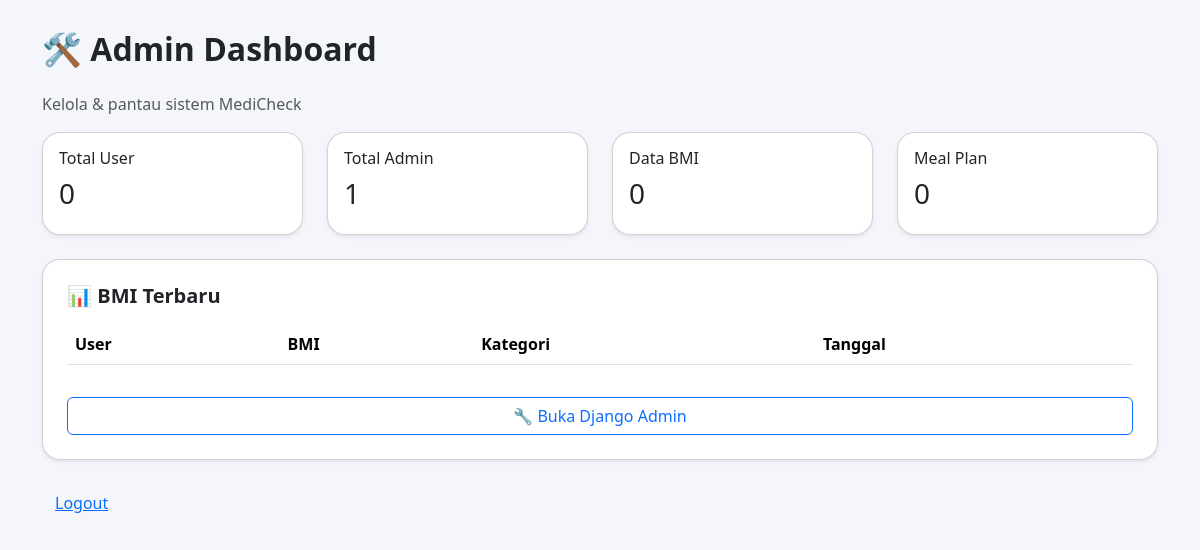
Page /accounts/admin-dashboard/ (signed in) on the earlier database version.
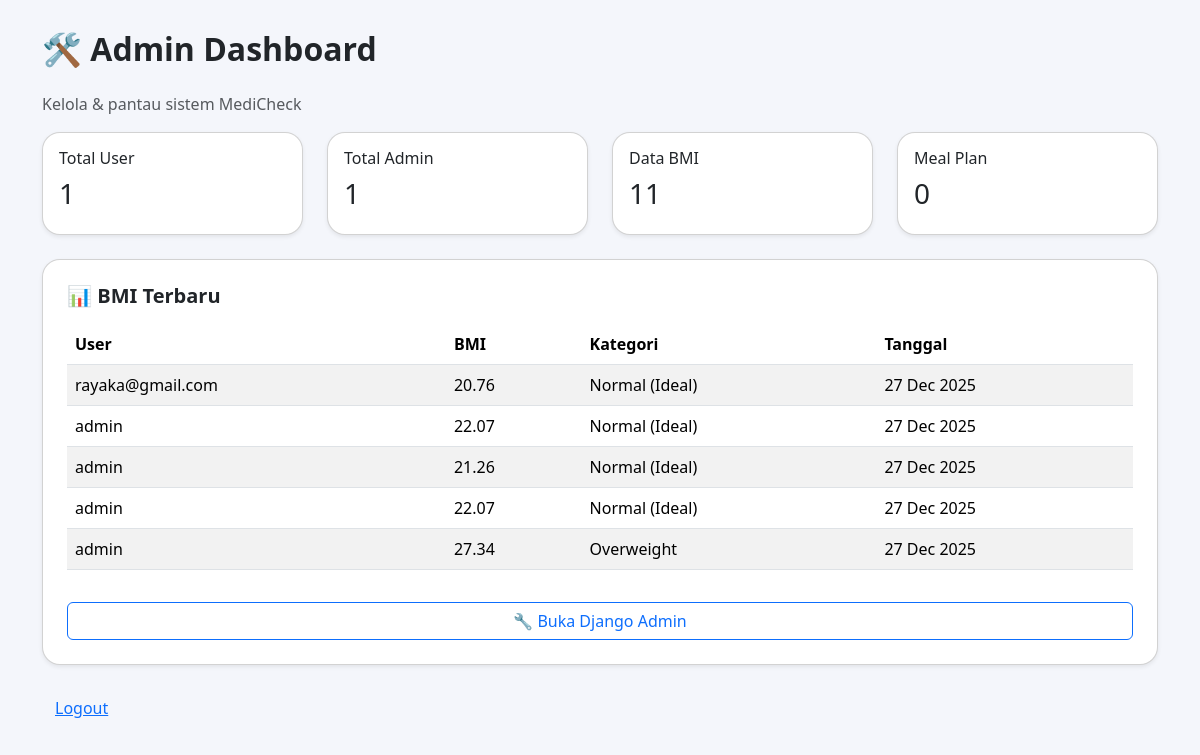
Same page on the later database version.
### accounts/models.py (models this page shows, shortened)
class BMIResult(models.Model):
    user = models.ForeignKey(User, on_delete=models.CASCADE)
    berat = models.FloatField()
    tinggi = models.FloatField()
    bmi = models.FloatField()
    kategori = models.CharField(max_length=50)
    riwayat_input = models.TextField()
    penyakit_terdeteksi = models.TextField()
    rekomendasi = models.TextField()
    created_at = models.DateTimeField(auto_now_add=True)

### accounts/views.py (the view)
# urls.py: path('admin-dashboard/', views.admin_dashboard_view, name='admin_dashboard'),
@staff_member_required(login_url='accounts:login')
def admin_dashboard_view(request):
    context = {
        'total_users': User.objects.filter(is_staff=False).count(),
        'total_admins': User.objects.filter(is_staff=True).count(),
        'total_bmi': BMIResult.objects.count(),
        'total_mealplan': WeeklyMealPlan.objects.count(),
        'total_mental': MentalHealthLog.objects.count(),
        'latest_bmi': BMIResult.objects.order_by('-created_at')[:5],
    }
    return render(request, 'accounts/admin_dashboard.html', context)

### accounts/templates/accounts/admin_dashboard.html (shortened to what this page needs)
<!DOCTYPE html>
<html lang="id">
<head>
<link href="https://cdn.jsdelivr.net/npm/bootstrap@5.3.2/dist/css/bootstrap.min.css" rel="stylesheet">
</head>
<body>
<div class="container">
<h2 class="fw-bold mb-4">🛠️ Admin Dashboard</h2>
<p class="text-muted">Kelola & pantau sistem MediCheck</p>
<div class="row g-4 mb-4">
<div class="col-md-3">
  <div class="card p-3 shadow-sm">
    <h6>Total User</h6>
    <h3>{{ total_users }}</h3>
  </div>
</div>
<div class="col-md-3">
  <div class="card p-3 shadow-sm">
    <h6>Total Admin</h6>
    <h3>{{ total_admins }}</h3>
  </div>
</div>
<div class="col-md-3">
  <div class="card p-3 shadow-sm">
    <h6>Data BMI</h6>
    <h3>{{ total_bmi }}</h3>
  </div>
</div>
<div class="col-md-3">
  <div class="card p-3 shadow-sm">
    <h6>Meal Plan</h6>
    <h3>{{ total_mealplan }}</h3>
  </div>
</div>
</div>
<div class="card p-4 shadow-sm">
<h5 class="fw-bold mb-3">📊 BMI Terbaru</h5>
<table class="table table-striped">
<thead>
<tr>
  <th>User</th>
  <th>BMI</th>
  <th>Kategori</th>
  <th>Tanggal</th>
</tr>
</thead>
<tbody>
{% for bmi in latest_bmi %}
<tr>
  <td>{{ bmi.user.username }}</td>
  <td>{{ bmi.bmi }}</td>
  <td>{{ bmi.kategori }}</td>
  <td>{{ bmi.created_at|date:"d M Y" }}</td>
</tr>
{% endfor %}
</tbody>
</table>
<a href="/admin/" class="btn btn-outline-primary mt-3">
🔧 Buka Django Admin
</a>
</div>
<a href="{% url 'accounts:logout' %}" class="btn btn-link mt-4">Logout</a>
</div>
</body>
</html>

### accounts/templates/accounts/admin_dashboard.html (style rules this page uses)
body { background: #f4f6fb; padding: 30px; }
.card { border-radius: 18px; }

Differences in the rows shown:
added BMIResult: user.username "rayaka@gmail.com", bmi "20.76", kategori "Normal (Ideal)", created_at "27 Dec 2025"
added BMIResult: user.username "admin", bmi "22.07", kategori "Normal (Ideal)", created_at "27 Dec 2025"
added BMIResult: user.username "admin", bmi "21.26", kategori "Normal (Ideal)", created_at "27 Dec 2025"
added BMIResult: user.username "admin", bmi "22.07", kategori "Normal (Ideal)", created_at "27 Dec 2025"
added BMIResult: user.username "admin", bmi "27.34", kategori "Overweight", created_at "27 Dec 2025"
Other differences:
{{ total_users }}: "0" → "1"
{{ total_bmi }}: "0" → "11"
